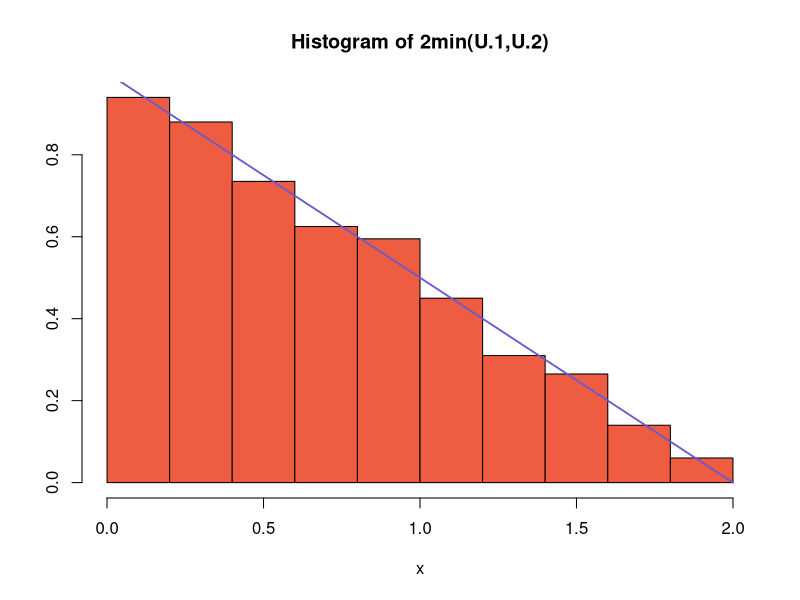
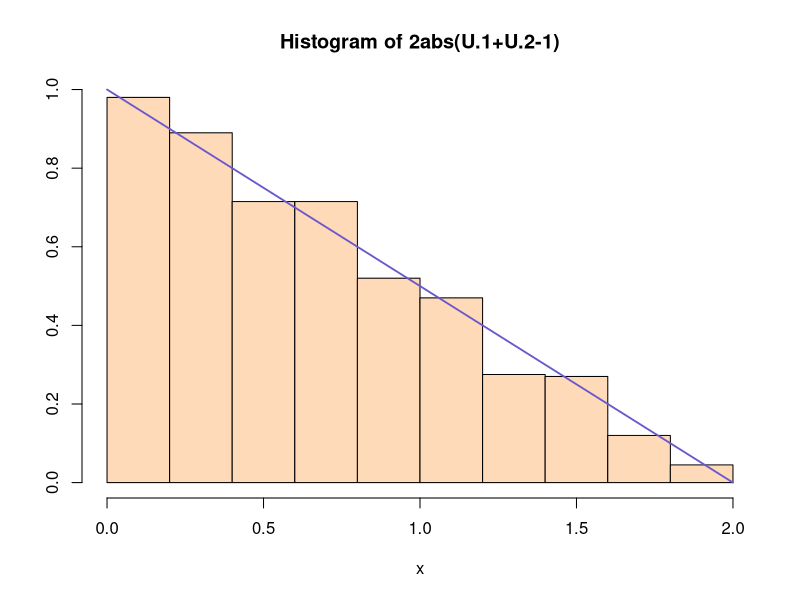
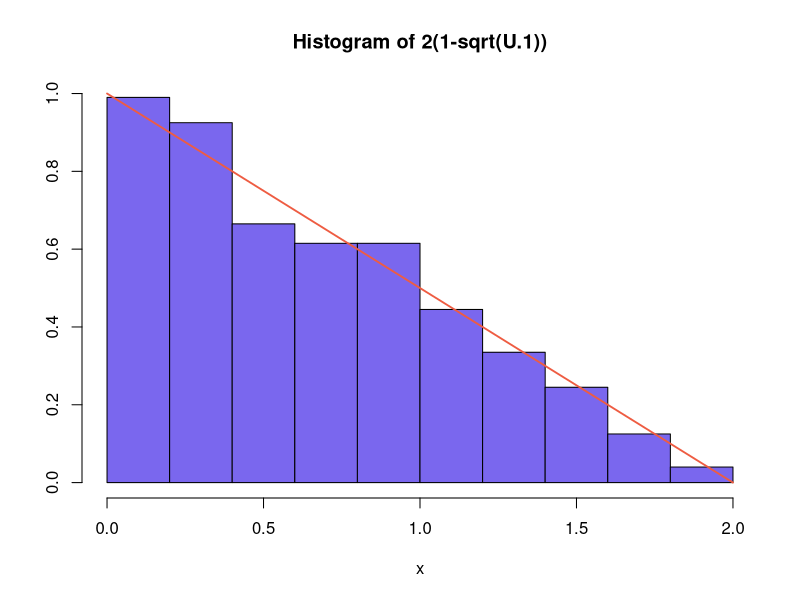
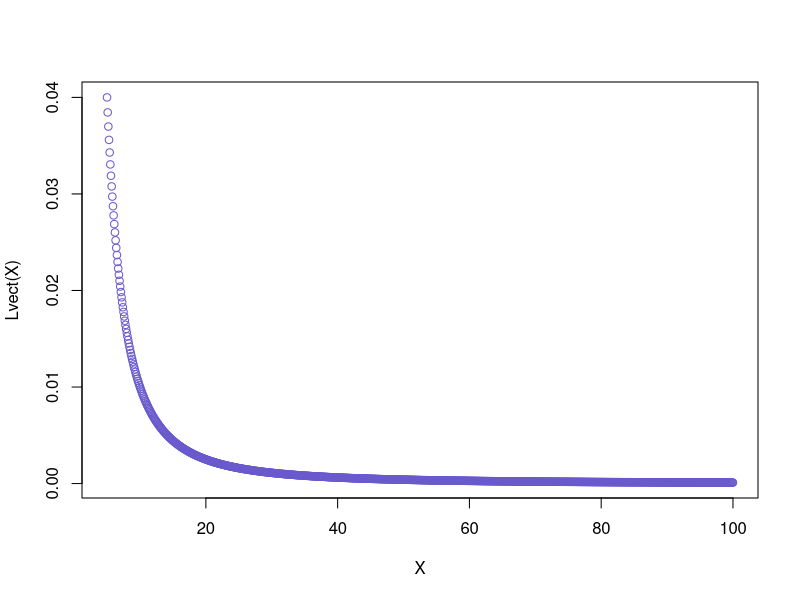

Reproduce these figures in R, in order.
### R code for 'A0102680R_assignment_01.Rnw'

###################################################
### code chunk number 1: q_1a
###################################################
set.seed(12)
U.1 <- runif(1000)
U.2 <- runif(1000)
X <- 2*mapply(min, U.1, U.2)
hist(X, col='tomato2', main='Histogram of 2min(U.1,U.2)', xlab='x', ylab='', freq=FALSE)
curve(1-(x/2),0,2, col='slateblue3', lwd=1.8,add=TRUE)


###################################################
### code chunk number 2: q_1b
###################################################
set.seed(15)
U.1 <- runif(1000)
U.2 <- runif(1000)
X <- 2*abs(U.1+U.2-1)
hist(X, col='peachpuff', main='Histogram of 2abs(U.1+U.2-1)', xlab='x', ylab='', freq=FALSE)
curve(1-(x/2),0,2, col='slateblue3', lwd=1.8,add=TRUE)


###################################################
### code chunk number 3: q_1c
###################################################
set.seed(16)
U.1 <- runif(1000)
X <- 2*(1-sqrt(U.1))
hist(X, col='slateblue2', main='Histogram of 2(1-sqrt(U.1))', xlab='x', ylab='', freq=FALSE)
curve(1-(x/2),0,2, col='tomato2', lwd=1.8,add=TRUE)


###################################################
### code chunk number 4: q_2
###################################################
set.seed(18)
L <-function(theta){
if(theta<5)
return(0) else
return(1/theta^2)
}
Lvect=Vectorize(L,'theta')
X=seq(5,100,by=0.1)
plot(X,Lvect(X),col='slateblue3')


